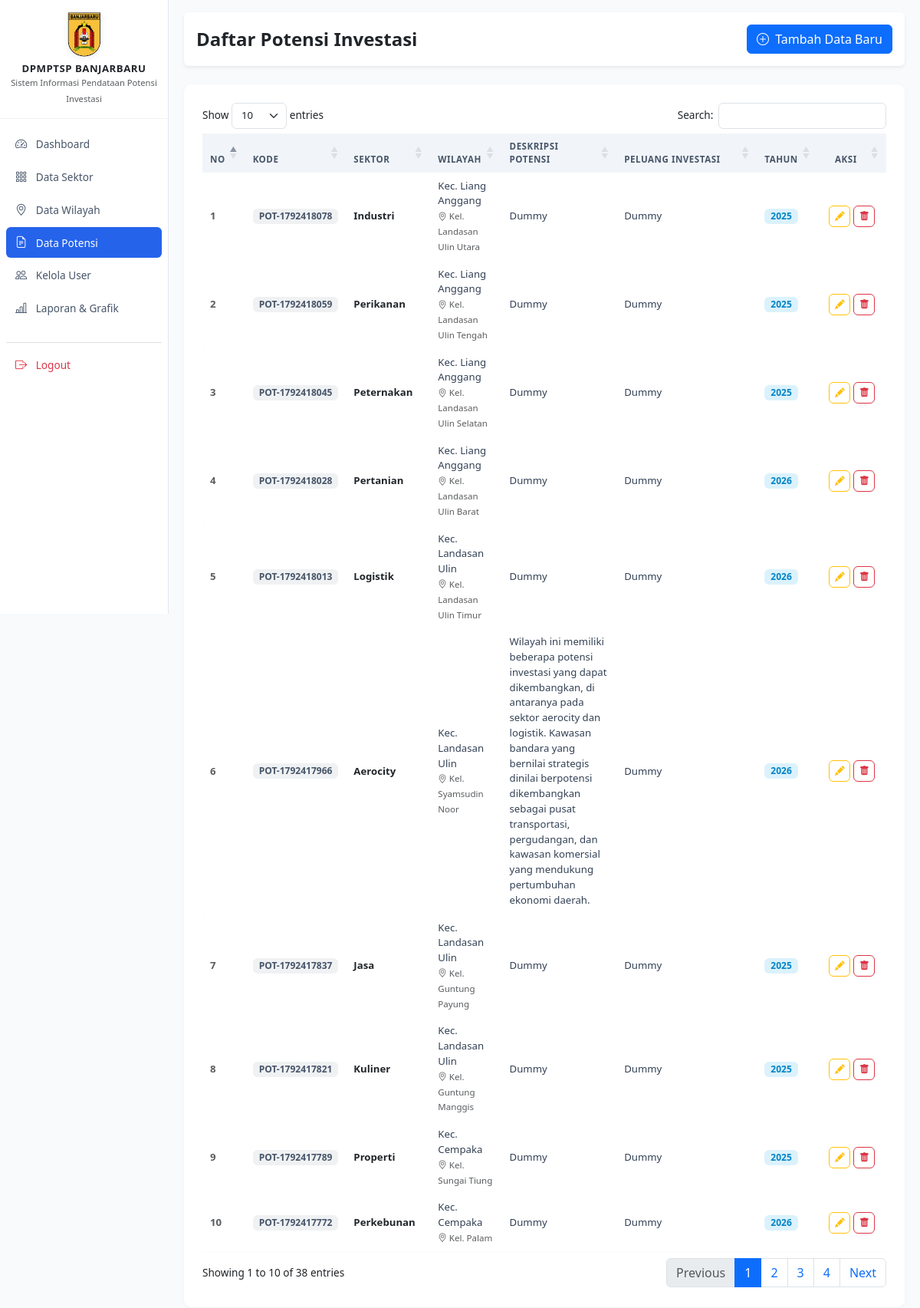
Page /admin/potensi.php (signed in) on the committed database.
### tables this page shows
CREATE TABLE `potensi_investasi` (
  `id_potensi` int unsigned NOT NULL AUTO_INCREMENT,
  `kode_potensi` varchar(30) NOT NULL,
  `id_kecamatan` int unsigned NOT NULL,
  `id_kelurahan` int unsigned DEFAULT NULL,
  `id_sektor` int unsigned NOT NULL,
  `deskripsi` text NOT NULL,
  `kondisi_eksisting` text,
  `peluang_investasi` text,
  `kendala` text,
  `rekomendasi` text,
  `sumber_data` varchar(255) DEFAULT NULL,
  `tahun_data` year DEFAULT NULL,
  `status_publikasi` tinyint(1) NOT NULL DEFAULT '0',
  `status_data` enum('aktif','arsip') NOT NULL DEFAULT 'aktif',
  `created_by` int unsigned NOT NULL,
  `created_at` timestamp NULL DEFAULT CURRENT_TIMESTAMP,
  `updated_at` timestamp NULL DEFAULT CURRENT_TIMESTAMP ON UPDATE CURRENT_TIMESTAMP,
  PRIMARY KEY (`id_potensi`),
  UNIQUE KEY `kode_potensi` (`kode_potensi`),
  KEY `fk_potensi_user` (`created_by`),
  KEY `idx_potensi_kecamatan` (`id_kecamatan`),
  KEY `idx_potensi_kelurahan` (`id_kelurahan`),
  KEY `idx_potensi_sektor` (`id_sektor`),
  KEY `idx_potensi_publikasi` (`status_publikasi`),
  CONSTRAINT `fk_potensi_kecamatan` FOREIGN KEY (`id_kecamatan`) REFERENCES `kecamatan` (`id_kecamatan`) ON DELETE RESTRICT ON UPDATE CASCADE,
  CONSTRAINT `fk_potensi_kelurahan` FOREIGN KEY (`id_kelurahan`) REFERENCES `kelurahan` (`id_kelurahan`) ON DELETE RESTRICT ON UPDATE CASCADE,
  CONSTRAINT `fk_potensi_sektor` FOREIGN KEY (`id_sektor`) REFERENCES `sektor` (`id_sektor`) ON DELETE RESTRICT ON UPDATE CASCADE,
  CONSTRAINT `fk_potensi_user` FOREIGN KEY (`created_by`) REFERENCES `users` (`id_user`) ON DELETE RESTRICT ON UPDATE CASCADE
);

CREATE TABLE `sektor` (
  `id_sektor` int unsigned NOT NULL AUTO_INCREMENT,
  `kode_sektor` varchar(10) NOT NULL,
  `nama_sektor` varchar(150) NOT NULL,
  `deskripsi` text,
  `status` tinyint(1) NOT NULL DEFAULT '1',
  `created_at` timestamp NULL DEFAULT CURRENT_TIMESTAMP,
  `updated_at` timestamp NULL DEFAULT CURRENT_TIMESTAMP ON UPDATE CURRENT_TIMESTAMP,
  PRIMARY KEY (`id_sektor`),
  UNIQUE KEY `kode_sektor` (`kode_sektor`),
  UNIQUE KEY `nama_sektor` (`nama_sektor`)
);

CREATE TABLE `kecamatan` (
  `id_kecamatan` int unsigned NOT NULL AUTO_INCREMENT,
  `nama_kecamatan` varchar(100) NOT NULL,
  `deskripsi` text,
  `status` tinyint(1) NOT NULL DEFAULT '1',
  `created_at` timestamp NULL DEFAULT CURRENT_TIMESTAMP,
  `updated_at` timestamp NULL DEFAULT CURRENT_TIMESTAMP ON UPDATE CURRENT_TIMESTAMP,
  PRIMARY KEY (`id_kecamatan`),
  UNIQUE KEY `nama_kecamatan` (`nama_kecamatan`)
);

CREATE TABLE `kelurahan` (
  `id_kelurahan` int unsigned NOT NULL AUTO_INCREMENT,
  `id_kecamatan` int unsigned NOT NULL,
  `nama_kelurahan` varchar(100) NOT NULL,
  `deskripsi` text,
  `status` tinyint(1) NOT NULL DEFAULT '1',
  `created_at` timestamp NULL DEFAULT CURRENT_TIMESTAMP,
  `updated_at` timestamp NULL DEFAULT CURRENT_TIMESTAMP ON UPDATE CURRENT_TIMESTAMP,
  PRIMARY KEY (`id_kelurahan`),
  UNIQUE KEY `uk_kelurahan_kecamatan` (`id_kecamatan`,`nama_kelurahan`),
  CONSTRAINT `fk_kelurahan_kecamatan` FOREIGN KEY (`id_kecamatan`) REFERENCES `kecamatan` (`id_kecamatan`) ON DELETE RESTRICT ON UPDATE CASCADE
);

### admin/potensi.php (the view, shortened to what this page needs)
<?php
require_once '../config/database.php';
$sql = "SELECT p.*, s.nama_sektor, k.nama_kecamatan, l.nama_kelurahan
        FROM potensi_investasi p
        JOIN sektor s ON p.id_sektor = s.id_sektor
        JOIN kecamatan k ON p.id_kecamatan = k.id_kecamatan
        LEFT JOIN kelurahan l ON p.id_kelurahan = l.id_kelurahan
        ORDER BY p.id_potensi DESC";
$potensi_list = $pdo->query($sql)->fetchAll();
?>
<!DOCTYPE html>
<html lang="id">
<head>
</head>
<body>
<div class="wrapper">
    <?php require_once '../includes/sidebar.php'; ?>
    <div id="content">
        <div class="d-flex justify-content-between align-items-center mb-4 bg-white p-3 rounded shadow-sm">
            <h4 class="m-0 fw-bold">Daftar Potensi Investasi</h4>
            <?php if ($can_edit_data): ?>
                <a href="potensi_tambah.php" class="btn btn-primary"><i class="bi bi-plus-circle me-1"></i> Tambah Data Baru</a>
            <?php endif; ?>
        </div>
        <div class="card card-modern p-4">
            <div class="table-responsive">
                <table id="dataTable" class="table table-modern align-middle w-100">
                    <thead>
                        <tr>
                            <th width="5%">No</th>
                            <th>Kode</th>
                            <th>Sektor</th>
                            <th>Wilayah</th>
                            <th>Deskripsi Potensi</th>
                            <th>Peluang Investasi</th>
                            <th>Tahun</th>
                            <?php if ($can_edit_data): ?>
                                <th class="text-center" width="10%">Aksi</th>
                            <?php endif; ?>
                        </tr>
                    </thead>
                    <tbody>
                        <?php $no = 1; foreach ($potensi_list as $p): ?>
                        <tr>
                            <td class="fw-semibold text-muted"><?= $no++ ?></td>
                            <td><span class="badge badge-soft-secondary px-2 py-1"><?= htmlspecialchars($p['kode_potensi']) ?></span></td>
                            <td><span class="fw-bold text-dark"><?= htmlspecialchars($p['nama_sektor']) ?></span></td>
                            <td>
                                <span class="fw-medium">Kec. <?= htmlspecialchars($p['nama_kecamatan']) ?></span>
                                <?php if (!empty($p['nama_kelurahan'])): ?>
                                    <br><small class="text-muted"><i class="bi bi-geo-alt"></i> Kel. <?= htmlspecialchars($p['nama_kelurahan']) ?></small>
                                <?php endif; ?>
                            </td>
                            <td><?= nl2br(htmlspecialchars($p['deskripsi'])) ?></td>
                            <td><?= nl2br(htmlspecialchars($p['peluang_investasi'] ?? '-')) ?></td>
                            <td><span class="badge badge-soft-info px-2 py-1"><?= htmlspecialchars($p['tahun_data'] ?? '-') ?></span></td>
                            <?php if ($can_edit_data): ?>
                            <td class="text-center">
                                <div class="d-flex gap-1 justify-content-center">
                                    <a href="potensi_edit.php?id=<?= $p['id_potensi'] ?>" class="btn btn-sm btn-outline-warning btn-action" title="Edit">
                                        <i class="bi bi-pencil-fill"></i>
                                    </a>
                                    <a href="potensi_hapus.php?id=<?= $p['id_potensi'] ?>" class="btn btn-sm btn-outline-danger btn-action" title="Hapus">
                                        <i class="bi bi-trash-fill"></i>
                                    </a>
                                </div>
                            </td>
                            <?php endif; ?>
                        </tr>
                        <?php endforeach; ?>
                    </tbody>
                </table>
            </div>
        </div>
    </div>
</div>
</body>
</html>

### includes/sidebar.php (style rules this page uses)
body { min-height: 100vh; background-color: #f8fafc; font-size: 0.85rem; }
.wrapper { display: flex; width: 100%; align-items: flex-start; }
#content { width: 100%; padding: 16px 20px; min-height: 100vh; }
.card-modern { border: none; border-radius: 10px; box-shadow: 0 2px 10px rgba(0,0,0,0.03); background: #ffffff; }
.table-modern { border-collapse: separate; border-spacing: 0 3px; margin-top: -3px; font-size: 0.825rem; }
.table-modern thead th { background-color: #f1f5f9 !important; color: #475569; font-size: 0.725rem; font-weight: 700; text-transform: uppercase; letter-spacing: 0.5px; border: none; padding: 8px 10px; }
.table-modern tbody tr { background-color: #ffffff; box-shadow: 0 1px 2px rgba(0,0,0,0.02); transition: all 0.15s ease-in-out; }
.table-modern tbody td { border: none; padding: 8px 10px; color: #334155; }
.table-modern tbody tr td:first-child { border-top-left-radius: 6px; border-bottom-left-radius: 6px; }
.table-modern tbody tr td:last-child { border-top-right-radius: 6px; border-bottom-right-radius: 6px; }
.btn-sm { padding: 4px 10px; font-size: 0.8rem; }
.badge-soft-secondary { background-color: rgba(100, 116, 139, 0.1); color: #475569; font-weight: 600; font-size: 0.75rem; }
.badge-soft-info { background-color: rgba(14, 165, 233, 0.15); color: #0284c7; font-weight: 600; font-size: 0.75rem; }
.btn-action { width: 28px; height: 28px; padding: 0; display: inline-flex; align-items: center; justify-content: center; border-radius: 6px; font-size: 0.8rem; }

### rows in the picture
potensi_investasi: kode_potensi "POT-1792418078", id_sektor.nama_sektor "Industri", id_kecamatan.nama_kecamatan "Liang Anggang", id_kelurahan.nama_kelurahan "Landasan Ulin Utara", deskripsi "Dummy", peluang_investasi "Dummy", tahun_data "2025"
potensi_investasi: kode_potensi "POT-1792418059", id_sektor.nama_sektor "Perikanan", id_kecamatan.nama_kecamatan "Liang Anggang", id_kelurahan.nama_kelurahan "Landasan Ulin Tengah", deskripsi "Dummy", peluang_investasi "Dummy", tahun_data "2025"
potensi_investasi: kode_potensi "POT-1792418045", id_sektor.nama_sektor "Peternakan", id_kecamatan.nama_kecamatan "Liang Anggang", id_kelurahan.nama_kelurahan "Landasan Ulin Selatan", deskripsi "Dummy", peluang_investasi "Dummy", tahun_data "2025"
potensi_investasi: kode_potensi "POT-1792418028", id_sektor.nama_sektor "Pertanian", id_kecamatan.nama_kecamatan "Liang Anggang", id_kelurahan.nama_kelurahan "Landasan Ulin Barat", deskripsi "Dummy", peluang_investasi "Dummy", tahun_data "2026"
potensi_investasi: kode_potensi "POT-1792418013", id_sektor.nama_sektor "Logistik", id_kecamatan.nama_kecamatan "Landasan Ulin", id_kelurahan.nama_kelurahan "Landasan Ulin Timur", deskripsi "Dummy", peluang_investasi "Dummy", tahun_data "2026"
potensi_investasi: kode_potensi "POT-1792417966", id_sektor.nama_sektor "Aerocity", id_kecamatan.nama_kecamatan "Landasan Ulin", id_kelurahan.nama_kelurahan "Syamsudin Noor", deskripsi "Wilayah ini memiliki beberapa potensi investasi yang dapat dikembangkan, di antaranya pada sektor aerocity dan logistik. Kawasan bandara yang bernilai strategis dinilai berpotensi dikembangkan sebagai pusat transportasi, pergudangan, dan kawasan komersial yang mendukung pertumbuhan ekonomi daerah.", peluang_investasi "Dummy", tahun_data "2026"
potensi_investasi: kode_potensi "POT-1792417837", id_sektor.nama_sektor "Jasa", id_kecamatan.nama_kecamatan "Landasan Ulin", id_kelurahan.nama_kelurahan "Guntung Payung", deskripsi "Dummy", peluang_investasi "Dummy", tahun_data "2025"
potensi_investasi: kode_potensi "POT-1792417821", id_sektor.nama_sektor "Kuliner", id_kecamatan.nama_kecamatan "Landasan Ulin", id_kelurahan.nama_kelurahan "Guntung Manggis", deskripsi "Dummy", peluang_investasi "Dummy", tahun_data "2025"
potensi_investasi: kode_potensi "POT-1792417789", id_sektor.nama_sektor "Properti", id_kecamatan.nama_kecamatan "Cempaka", id_kelurahan.nama_kelurahan "Sungai Tiung", deskripsi "Dummy", peluang_investasi "Dummy", tahun_data "2025"
potensi_investasi: kode_potensi "POT-1792417772", id_sektor.nama_sektor "Perkebunan", id_kecamatan.nama_kecamatan "Cempaka", id_kelurahan.nama_kelurahan "Palam", deskripsi "Dummy", peluang_investasi "Dummy", tahun_data "2026"
